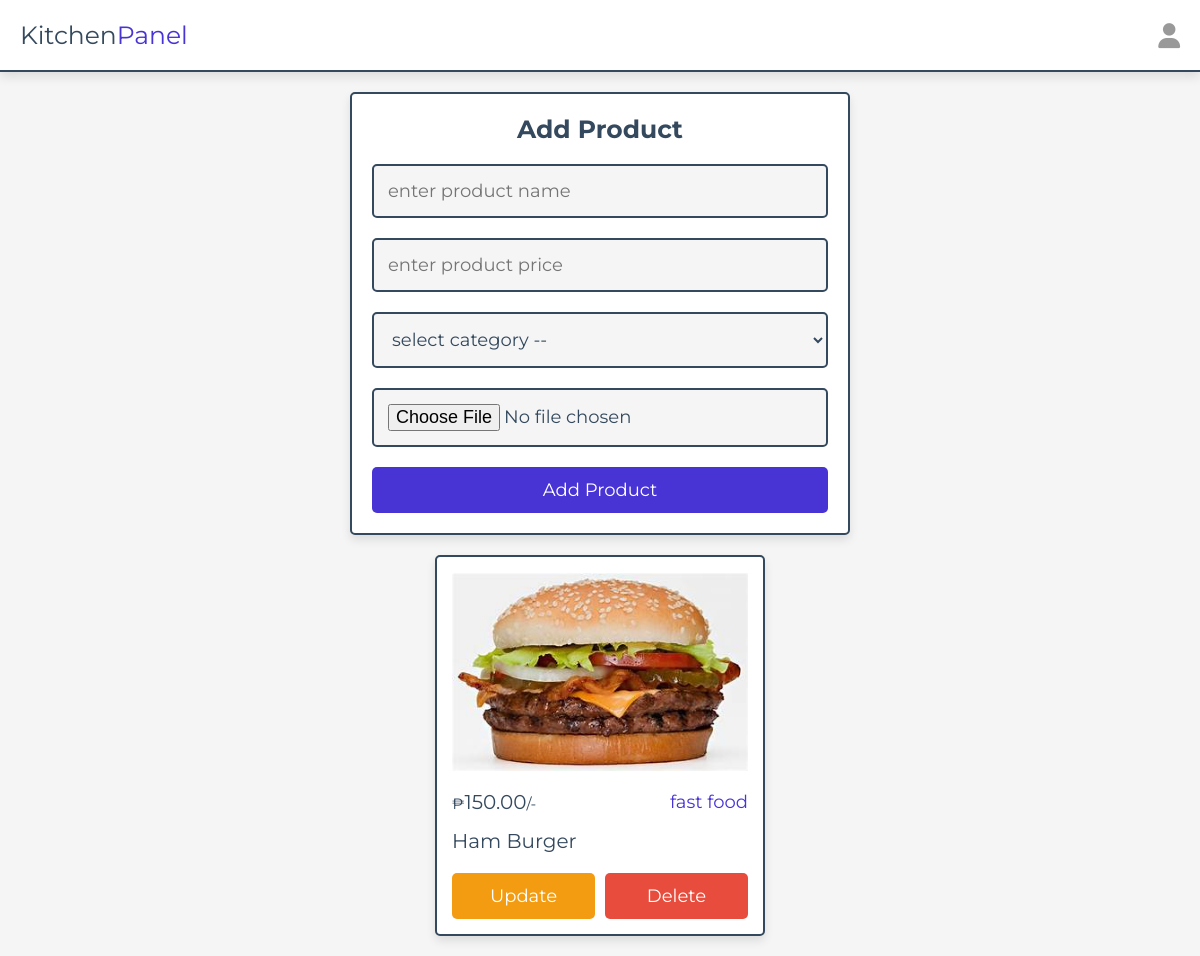
Page /kitchen/products.php (signed in) on the committed database.
### tables this page shows
CREATE TABLE `products` (
  `id` int(11) NOT NULL,
  `name` varchar(255) NOT NULL,
  `category` varchar(255) NOT NULL,
  `price` decimal(10,2) NOT NULL,
  `image` varchar(255) NOT NULL
);

### kitchen/products.php (the view, shortened to what this page needs)
<?php
include '../components/connect.php';
?>
<!DOCTYPE html>
<html lang="en">
<head>
   <link rel="stylesheet" href="https://cdnjs.cloudflare.com/ajax/libs/font-awesome/6.1.1/css/all.min.css">
   <link rel="stylesheet" href="../css/admin_style.css">
</head>
<body>
   <?php include '../components/kitchen_header.php' ?>
   <section class="add-products">
      <form action="" method="POST" enctype="multipart/form-data">
         <h3>add product</h3>
         <input type="text" required placeholder="enter product name" name="name" maxlength="100" class="box">
         <input type="number" min="0" max="9999999999" required placeholder="enter product price" name="price" onkeypress="if(this.value.length == 10) return false;" class="box">
         <select name="category" class="box" required>
            <option value="" disabled selected>select category --</option>
         </select>
         <input type="file" name="image" class="box" accept="image/jpg, image/jpeg, image/png, image/webp" required>
         <input type="submit" value="add product" name="add_product" class="btn">
      </form>
   </section>
   <section class="show-products" style="padding-top: 0;">
      <div class="box-container">
         <?php
         $show_products = $conn->prepare("SELECT * FROM `products`");
         $show_products->execute();
         if ($show_products->rowCount() > 0) {
            while ($fetch_products = $show_products->fetch(PDO::FETCH_ASSOC)) {
         ?>
               <div class="box">
                  <img src="../uploaded_img/<?= $fetch_products['image']; ?>" alt="">
                  <div class="flex">
                     <div class="price"><span>₱</span><?= $fetch_products['price']; ?><span>/-</span></div>
                     <div class="category"><?= $fetch_products['category']; ?></div>
                  </div>
                  <div class="name"><?= $fetch_products['name']; ?></div>
                  <div class="flex-btn">
                     <a href="update_product.php?update=<?= $fetch_products['id']; ?>" class="option-btn">update</a>
                     <a href="products.php?delete=<?= $fetch_products['id']; ?>" class="delete-btn" onclick="return confirm('delete this product?');">delete</a>
                  </div>
               </div>
         <?php
            }
         } else {
            echo '<p class="empty">no products added yet!</p>';
         }
         ?>
      </div>
   </section>
</body>
</html>

### css/admin_style.css (style rules this page uses)
:root { --main-color:#4834d4; --red:#e74c3c; --orange:#f39c12; --black:#34495e; --white:#fff; --light-bg:#f5f5f5; --light-color:#999; --border:.2rem solid var(--black); --box-shadow:0 .5rem 1rem rgba(0,0,0,.1); }
* { font-family: 'Montserrat', sans-serif; margin:0; padding:0; box-sizing: border-box; text-decoration: none; outline: none; border:none; }
html { font-size: 62.5%; overflow-x: hidden; }
body { background-color: var(--light-bg); }
section { max-width: 1200px; margin:0 auto; padding:2rem; }
.btn, .delete-btn, .option-btn { display: block; margin-top: 1rem; border-radius: .5rem; cursor: pointer; width: 100%; font-size: 1.8rem; color:var(--white); padding:1.2rem 3rem; text-transform: capitalize; text-align: center; }
.btn { background-color: var(--main-color); }
.delete-btn { background-color: var(--red); }
.option-btn { background-color: var(--orange); }
.flex-btn { display: flex; gap:1rem; }
.add-products form { margin:0 auto; max-width: 50rem; background-color: var(--white); border-radius: .5rem; box-shadow: var(--box-shadow); border:var(--border); padding:2rem; text-align: center; }
.add-products form h3 { margin-bottom: 1rem; font-size: 2.5rem; color:var(--black); text-transform: capitalize; }
.add-products form .box { background-color: var(--light-bg); border:var(--border); width: 100%; padding:1.4rem; font-size: 1.8rem; color:var(--black); border-radius: .5rem; margin: 1rem 0; }
.show-products .box-container { display: grid; grid-template-columns: repeat(auto-fit, 33rem); gap:1.5rem; justify-content: center; align-items: flex-start; }
.show-products .box-container .box { background-color: var(--white); border-radius: .5rem; box-shadow: var(--box-shadow); border:var(--border); padding:1.5rem; }
.show-products .box-container .box img { width: 100%; height: 20rem; object-fit: contain; margin-bottom: 1rem; }
.show-products .box-container .box .name { font-size: 2rem; color:var(--black); padding:1rem 0; }
.show-products .box-container .box .flex { display: flex; align-items: center; gap:1rem; justify-content: space-between; }
.show-products .box-container .box .flex .category { font-size: 1.8rem; color:var(--main-color); }
.show-products .box-container .box .flex .price { font-size: 2rem; color:var(--black); margin:.5rem 0; }
.show-products .box-container .box .flex .price span { font-size: 1.5rem; }

### rows in the picture
products: image (picture), price "150.00", category "fast food", name "Ham Burger"
